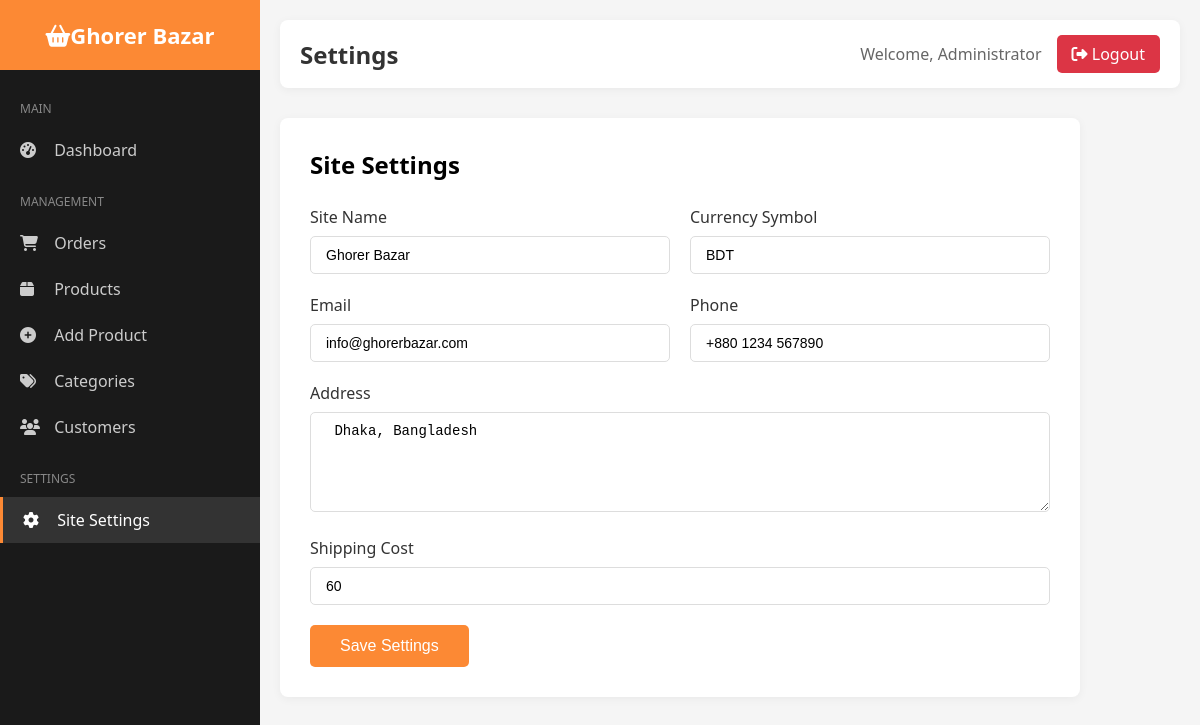
/admin/dashboard.php?page=settings (signed in), run on the app's committed database.
### tables this page shows
CREATE TABLE IF NOT EXISTS settings (
    id INT AUTO_INCREMENT PRIMARY KEY,
    setting_key VARCHAR(100) UNIQUE NOT NULL,
    setting_value TEXT
);

### inc/adminFunctions.php (called while the page is built, shortened)
<?php
require_once '../config/database.php';
function getSetting($key) {
    global $conn;
    $stmt = $conn->prepare("SELECT setting_value FROM settings WHERE setting_key = ?");
    $stmt->bind_param("s", $key);
    $stmt->execute();
    $result = $stmt->get_result();
    if($row = $result->fetch_assoc()) {
        return $row['setting_value'];
    }
    return '';
}
?>

### admin/pages/settings.php (the view, shortened to what this page needs)
<div class="form-container">
    <h2 style="margin-bottom: 25px;">Site Settings</h2>
    <form method="POST" action="">
        <div class="form-row">
            <div class="form-group">
                <label>Site Name</label>
                <input type="text" name="site_name" value="<?php echo getSetting('site_name'); ?>">
            </div>
            <div class="form-group">
                <label>Currency Symbol</label>
                <input type="text" name="currency" value="<?php echo getSetting('currency'); ?>">
            </div>
        </div>
        <div class="form-row">
            <div class="form-group">
                <label>Email</label>
                <input type="email" name="site_email" value="<?php echo getSetting('site_email'); ?>">
            </div>
            <div class="form-group">
                <label>Phone</label>
                <input type="text" name="site_phone" value="<?php echo getSetting('site_phone'); ?>">
            </div>
        </div>
        <div class="form-group">
            <label>Address</label>
            <textarea name="site_address"><?php echo getSetting('site_address'); ?></textarea>
        </div>
        <div class="form-group">
            <label>Shipping Cost</label>
            <input type="number" name="shipping_cost" value="<?php echo getSetting('shipping_cost'); ?>">
        </div>
        <button type="submit" name="save_settings" class="btn-submit">Save Settings</button>
    </form>
</div>

### admin/dashboard.php (shortened to what this page needs)
<?php
require_once '../inc/adminFunctions.php';
$page = isset($_GET['page']) ? $_GET['page'] : 'dashboard';
?>
<!DOCTYPE html>
<html lang="en">
<head>
    <link rel="stylesheet" href="https://cdnjs.cloudflare.com/ajax/libs/font-awesome/6.4.0/css/all.min.css">
</head>
<body>
    <div class="admin-wrapper">
        <aside class="sidebar">
            <div class="sidebar-header">
                <h2><i class="fas fa-shopping-basket"></i><?php echo getSetting('site_name'); ?></h2>
            </div>
            <nav class="sidebar-menu">
                <div class="menu-section">
                    <div class="menu-title">Main</div>
                    <a href="dashboard.php" class="menu-item <?php echo $page == 'dashboard' ? 'active' : ''; ?>">
                        <i class="fas fa-tachometer-alt"></i> Dashboard
                    </a>
                </div>
                <div class="menu-section">
                    <div class="menu-title">Management</div>
                    <a href="?page=orders" class="menu-item <?php echo $page == 'orders' ? 'active' : ''; ?>">
                        <i class="fas fa-shopping-cart"></i> Orders
                    </a>
                    <a href="?page=products" class="menu-item <?php echo $page == 'products' ? 'active' : ''; ?>">
                        <i class="fas fa-box"></i> Products
                    </a>
                    <a href="?page=add-product" class="menu-item <?php echo $page == 'add-product' ? 'active' : ''; ?>">
                        <i class="fas fa-plus-circle"></i> Add Product
                    </a>
                    <a href="?page=categories" class="menu-item <?php echo $page == 'categories' ? 'active' : ''; ?>">
                        <i class="fas fa-tags"></i> Categories
                    </a>
                    <a href="?page=customers" class="menu-item <?php echo $page == 'customers' ? 'active' : ''; ?>">
                        <i class="fas fa-users"></i> Customers
                    </a>
                </div>
                <div class="menu-section">
                    <div class="menu-title">Settings</div>
                    <a href="?page=settings" class="menu-item <?php echo $page == 'settings' ? 'active' : ''; ?>">
                        <i class="fas fa-cog"></i> Site Settings
                    </a>
                </div>
            </nav>
        </aside>
        <main class="main-content">
            <div class="top-bar">
                <h1><?php echo ucfirst($page); ?></h1>
                <div class="user-info">
                    <span>Welcome, <?php echo $_SESSION['admin_name']; ?></span>
                    <a href="logout.php" class="logout-btn"><i class="fas fa-sign-out-alt"></i> Logout</a>
                </div>
            </div>
            <?php
            switch($page) {
                case 'settings':
                    include 'pages/settings.php';
                    break;
            }
            ?>
        </main>
    </div>
</body>
</html>

### admin/dashboard.php (style rules this page uses)
* { margin: 0; padding: 0; box-sizing: border-box; }
body { font-family: 'Segoe UI', Tahoma, Geneva, Verdana, sans-serif; background: #f5f5f5; }
.admin-wrapper { display: flex; min-height: 100vh; }
.sidebar { width: 260px; background: #1a1a1a; color: white; position: fixed; height: 100vh; overflow-y: auto; }
.sidebar-header { padding: 20px; background: #fc8934; text-align: center; }
.sidebar-header h2 { font-size: 22px; }
.sidebar-menu { padding: 20px 0; }
.menu-section { margin-bottom: 10px; }
.menu-title { padding: 10px 20px; font-size: 12px; text-transform: uppercase; color: #888; }
.menu-item { display: block; padding: 12px 20px; color: #ccc; text-decoration: none; transition: all 0.3s; }
.menu-item:hover, .menu-item.active { background: #333; color: white; border-left: 3px solid #fc8934; }
.menu-item i { margin-right: 10px; width: 20px; }
.main-content { flex: 1; margin-left: 260px; padding: 20px; }
.top-bar { background: white; padding: 15px 20px; display: flex; justify-content: space-between; align-items: center; margin-bottom: 30px; border-radius: 8px; box-shadow: 0 2px 10px rgba(0,0,0,0.05); }
.top-bar h1 { font-size: 24px; color: #333; }
.user-info { display: flex; align-items: center; gap: 15px; }
.user-info span { color: #666; }
.logout-btn { padding: 8px 15px; background: #dc3545; color: white; border: none; border-radius: 5px; cursor: pointer; text-decoration: none; }
.form-container { background: white; padding: 30px; border-radius: 8px; box-shadow: 0 2px 10px rgba(0,0,0,0.05); max-width: 800px; }
.form-row { display: grid; grid-template-columns: 1fr 1fr; gap: 20px; }
.form-group { margin-bottom: 20px; }
.form-group label { display: block; margin-bottom: 8px; font-weight: 500; color: #333; }
.form-group input, .form-group select, .form-group textarea { width: 100%; padding: 10px 15px; border: 1px solid #ddd; border-radius: 5px; font-size: 14px; }
.form-group textarea { min-height: 100px; resize: vertical; }
.btn-submit { padding: 12px 30px; background: #fc8934; color: white; border: none; border-radius: 5px; cursor: pointer; font-size: 16px; }

### data on the page
settings: setting_value "Ghorer Bazar", site_name "Ghorer Bazar"
settings: currency "BDT"
settings: site_email "info@ghorerbazar.com"
settings: site_phone "+880 1234 567890"
settings: site_address "Dhaka, Bangladesh"
settings: shipping_cost "60"

### other printed values
$page "Settings"
$_SESSION['admin_name'] "Administrator"
